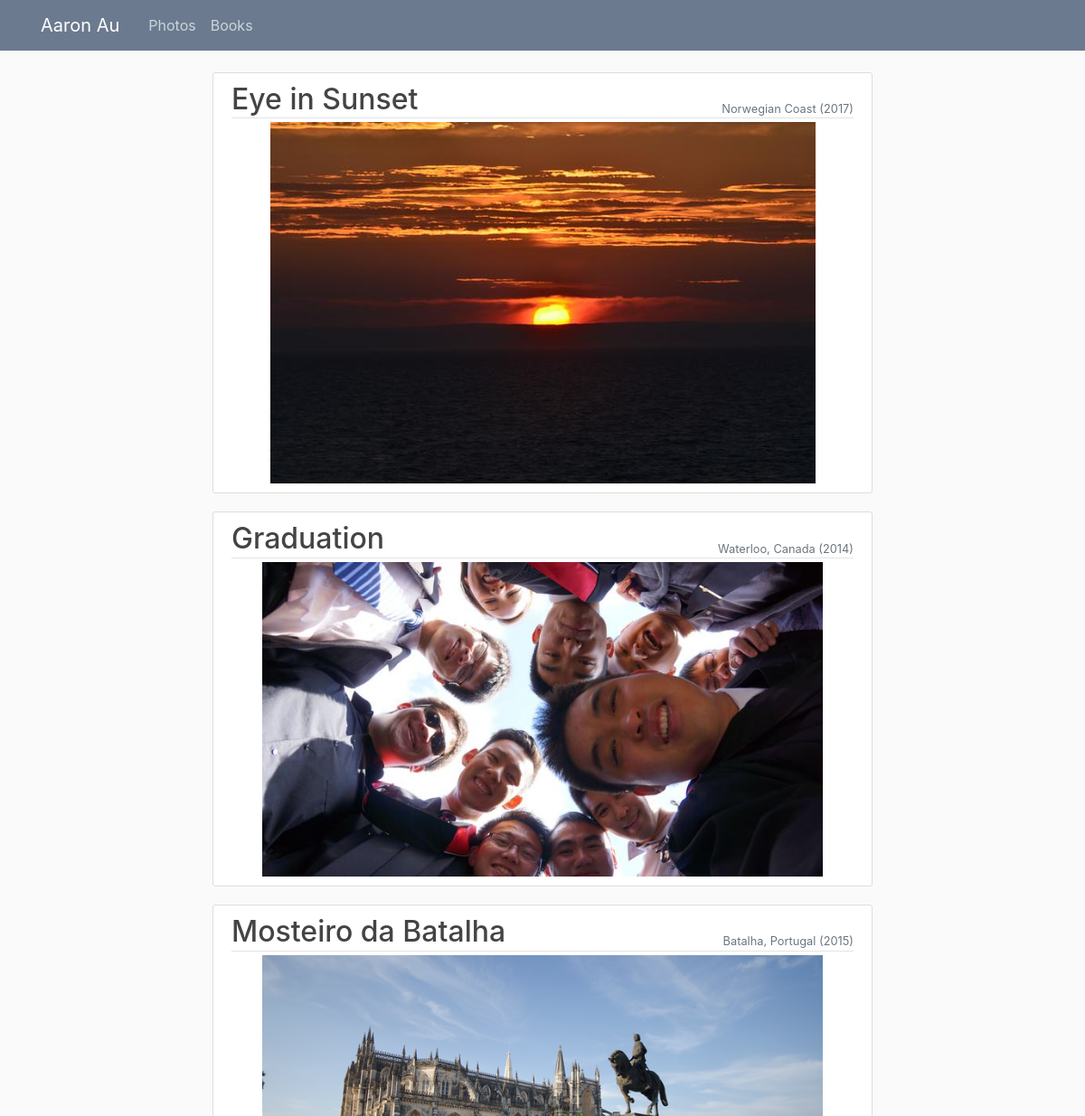
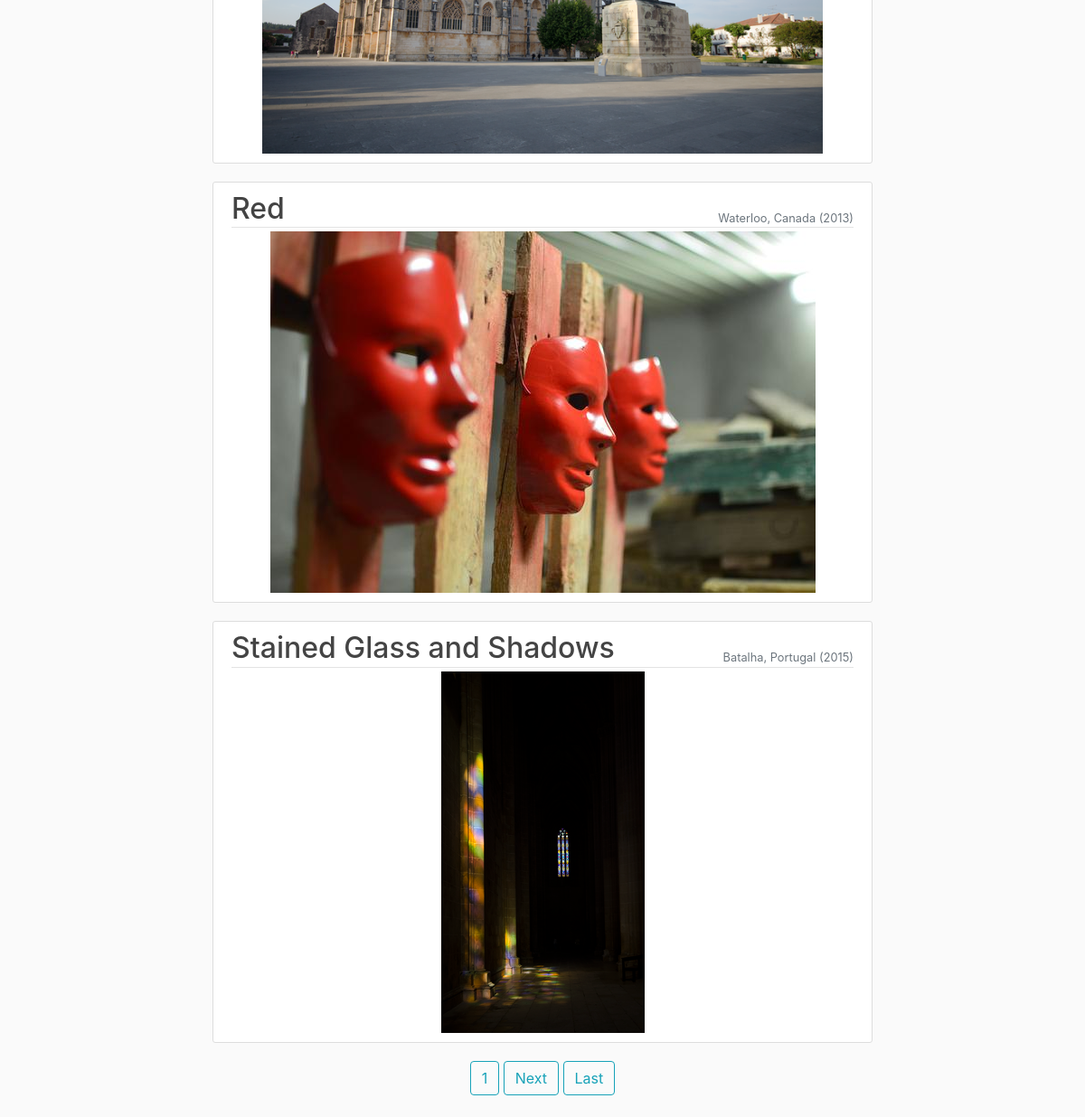
/photo/, run on an earlier commit of the app's database (2 pictures, top to bottom).
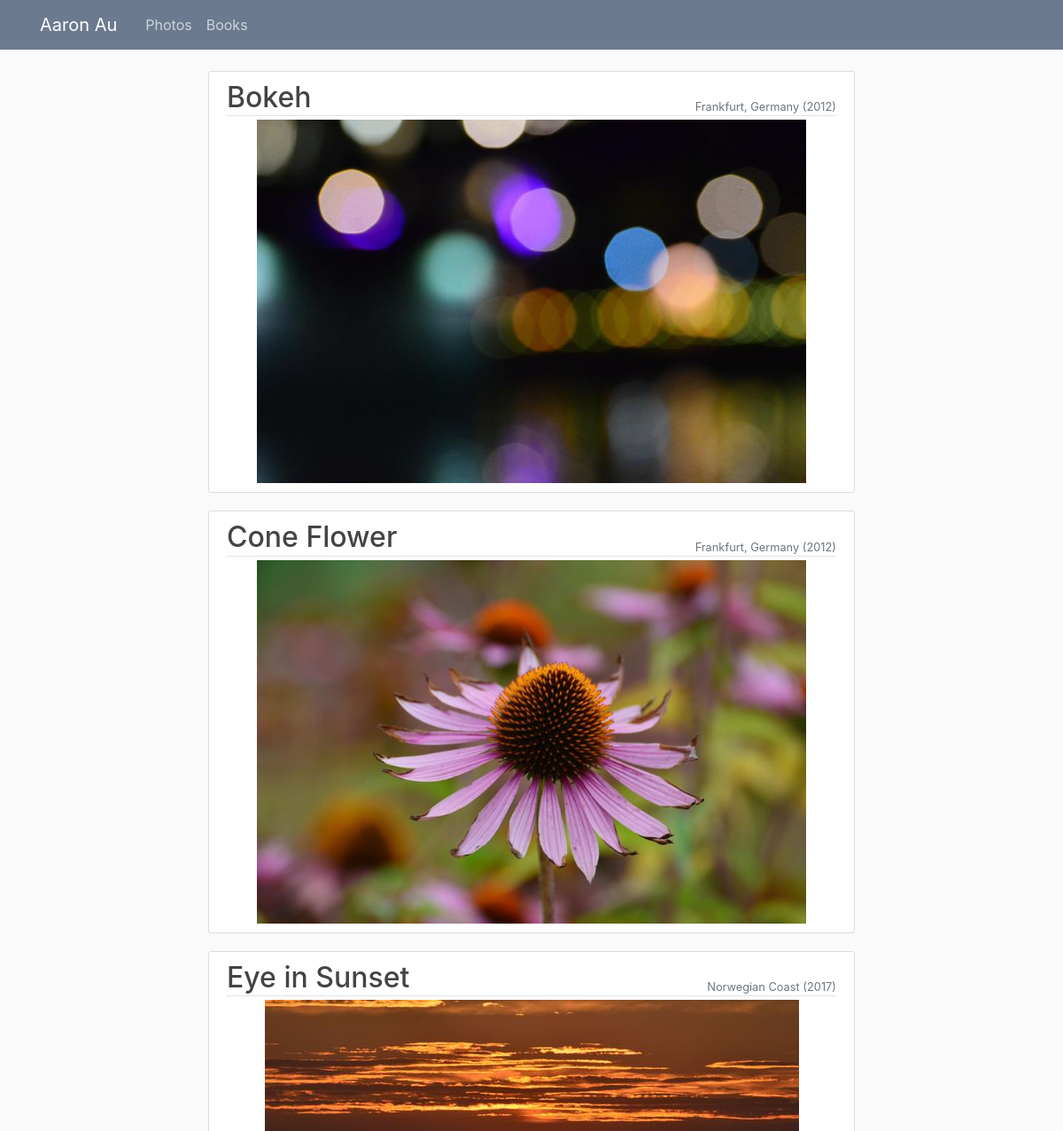
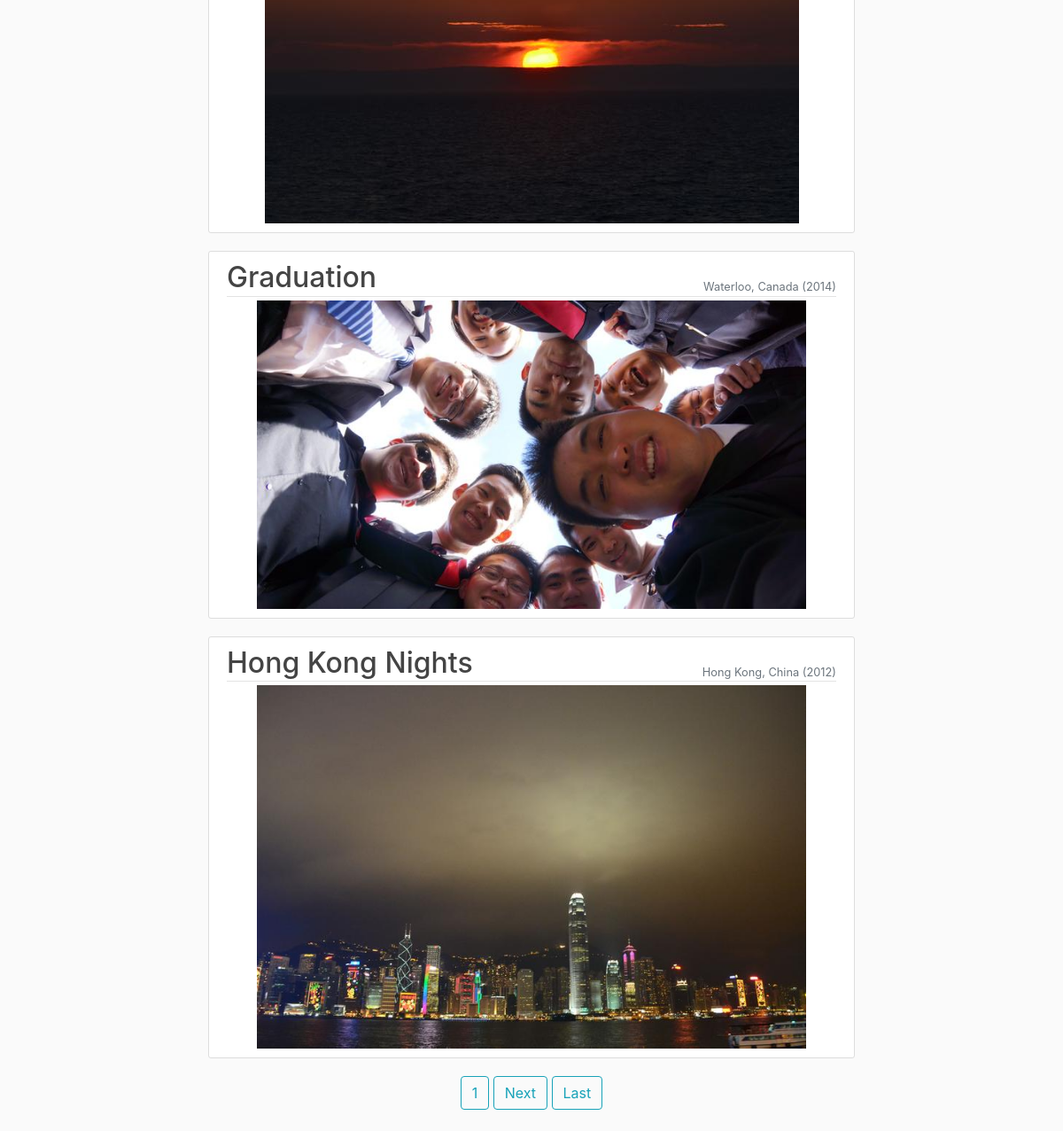
And on a later commit of the database (2 pictures, top to bottom).
### photo/models.py (models this page shows, shortened)
class Picture(models.Model):
	title = models.CharField(max_length=100)
	content = models.TextField()
	image = models.ImageField(default='default.png', upload_to='pictures')
	date_posted = models.DateTimeField(default=timezone.now)

### photo/views.py (the view)
# urls.py: path('', PictureListView.as_view(), name='photo-home'),
class PictureListView(ListView):
	model = Picture
	template_name = 'photo/home.html'
	context_object_name = 'pictures'
	ordering = ['title']
	paginate_by = 5
	def get_context_data(self, **kwargs):
		context = super().get_context_data(**kwargs)
		context['page'] = 'Photos'
		context['css'] = 'photo/main.css'
		return context

### photo/templates/photo/home.html (shortened to what this page needs)
{% extends "base.html" %}
{% block content %}
    {% for picture in pictures %}
      <article class="media content-section">
        <div class="media-body">
          <div style="position:relative; text-align:left;" class="article-metadata">
            <h2 style="display:inline;">{{ picture.title }}</h2>
            <small style="position: absolute; bottom:0; right:0" class="text-muted">{{ picture.content }}</small>
          </div>
          <div class = "media">
            <img class = "image" src="{{ picture.image.url}}" alt="{{ picture.title }}">
          </div>
        </div>
      </article>
    {% endfor %}
    {% if is_paginated %}
        <a class="btn btn-outline-info mb-4" href="?page={{ page_obj.number }}}">{{ page_obj.number }}</a>
        {% if page_obj.has_next%}
          <a class="btn btn-outline-info mb-4" href="?page={{ page_obj.next_page_number }}">Next</a>
          <a class="btn btn-outline-info mb-4" href="?page={{ page_obj.paginator.num_pages }}">Last</a>
        {% endif %}
    {% endif %}
{% endblock content %}

What changed in the data, as far as the page shows it:
no longer on this page (row unchanged): Picture: title "Mosteiro da Batalha", content "Batalha, Portugal (2015)", image (picture)
no longer on this page (row unchanged): Picture: title "Red", content "Waterloo, Canada (2013)", image (picture)
no longer on this page (row unchanged): Picture: title "Stained Glass and Shadows", content "Batalha, Portugal (2015)", image (picture)
added Picture: title "Bokeh", content "Frankfurt, Germany (2012)", image (picture)
added Picture: title "Cone Flower", content "Frankfurt, Germany (2012)", image (picture)
added Picture: title "Hong Kong Nights", content "Hong Kong, China (2012)", image (picture)
